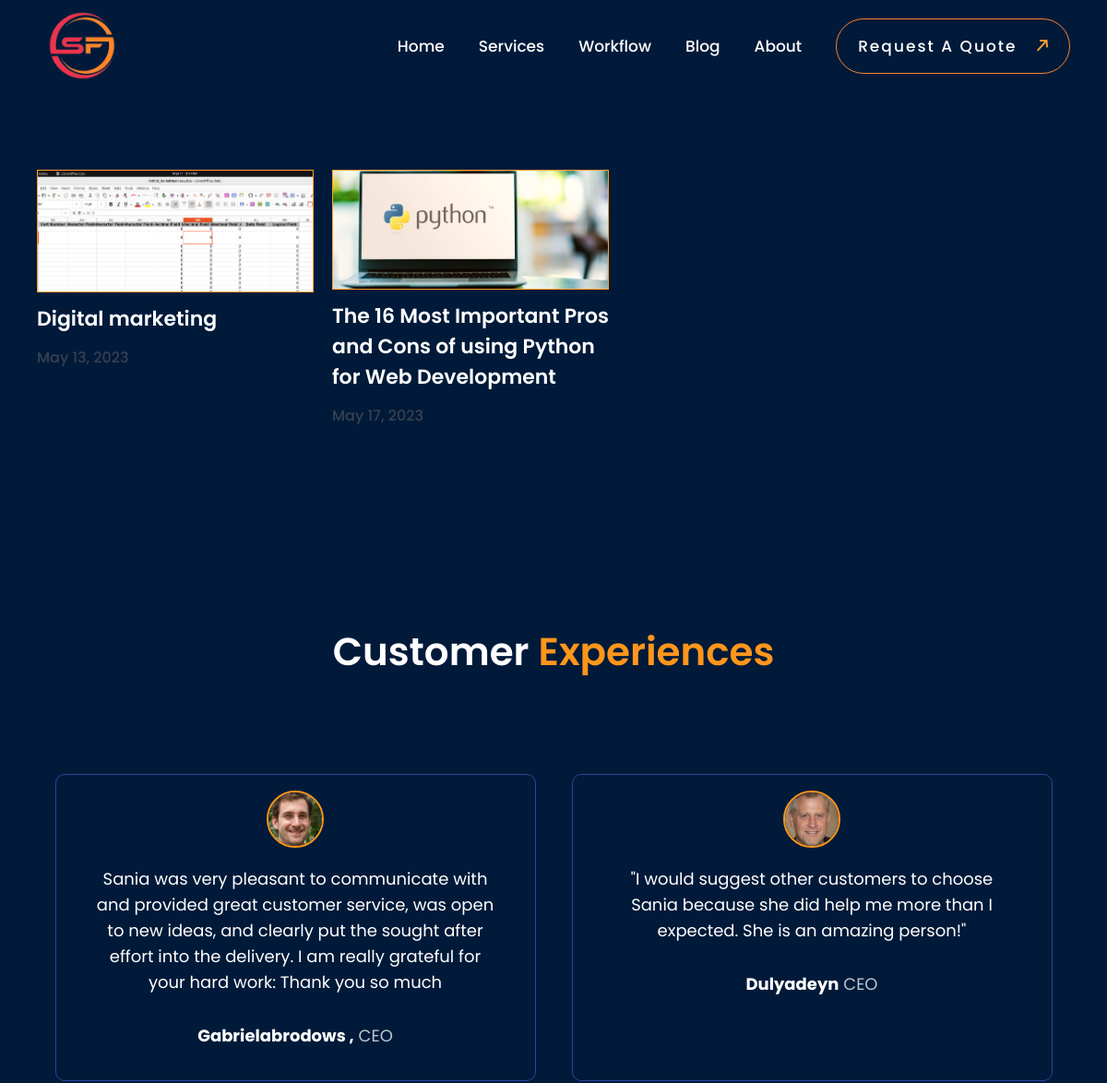
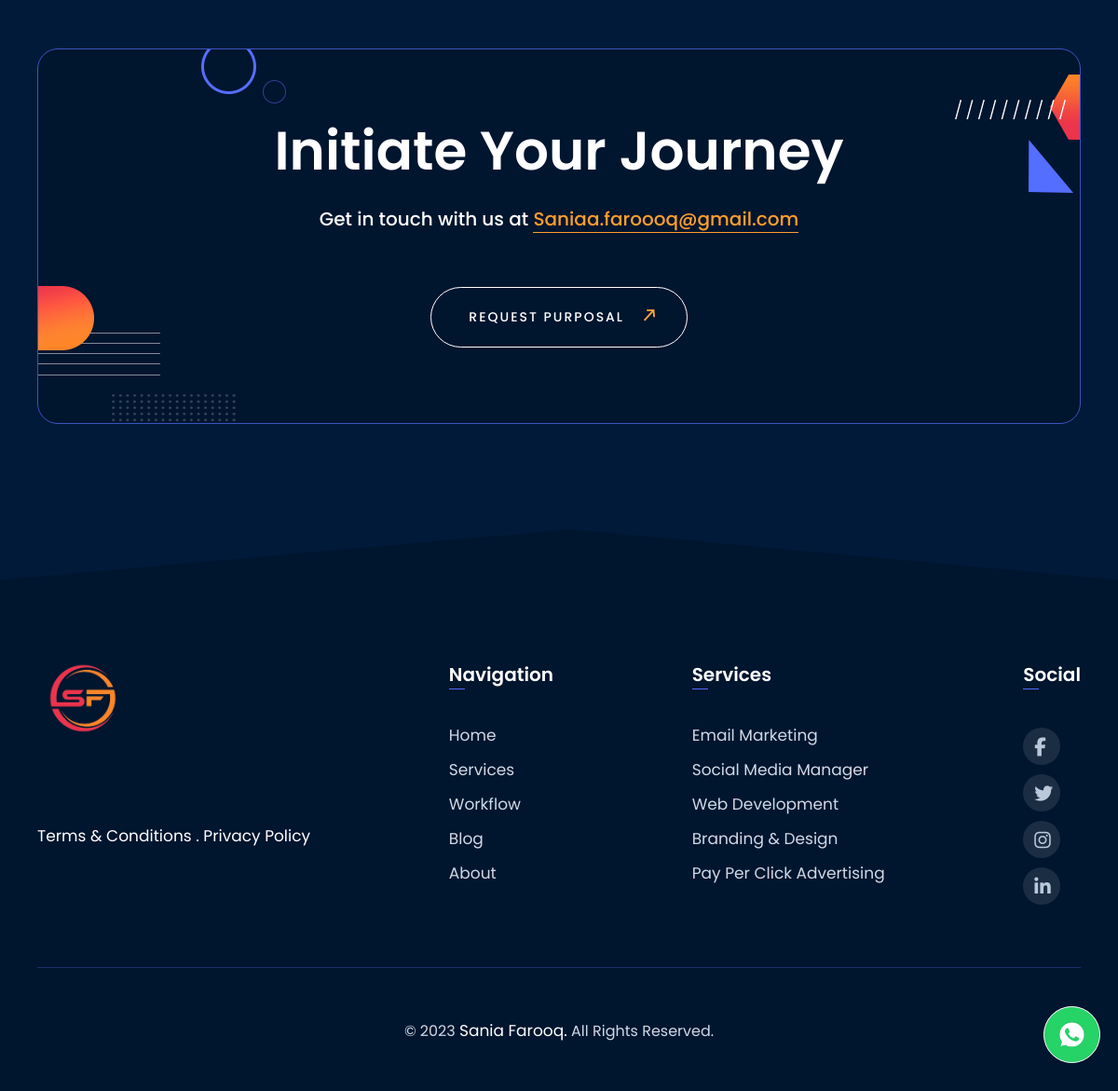
The page /Blog/ on the database its author committed (2 pictures, top to bottom).
### app/models.py (models this page shows, shortened)
class BlogPost(models.Model):
    title=models.CharField(max_length=200)
    img=models.ImageField(upload_to='blog')
    content_area=HTMLField()
    created_at=models.DateTimeField(auto_now_add=True , null=True , blank=True)
    updated_at=models.DateTimeField(auto_now=True , null=True , blank=True)

### app/views.py (the view)
# urls.py: path('Blog/' , Blog.as_view() , name='Blog'),
class Blog(View):
    template_name='templates/blog.html'
    def get(self , request , *args,**kwargs):
        posts=blogs.objects.all()
        context={'posts':posts}
        return render(request, self.template_name , context)

### templates/blog.html (shortened to what this page needs)
{% extends 'templates/base.html' %}
{% load static %}
{% block pagecss %}
<link rel="stylesheet" href="{% static 'assets/css/workflow.css' %}">
<link rel="stylesheet" href="{% static 'assets/css/style.css' %}">
<link rel="stylesheet" href="{% static 'assets/css/blog.css' %}">
{% endblock %}
{% block page %}
<div class="container">
<div class="blog">
    {% if posts %}
    {% for post in posts %}
    <div class="blog_post">
        <a href="{% url 'post' post.id %}">
        <div class="blog_img">
            <img src="{{post.img.url}}" alt="">
        </div>
        <div class="blog_title text-white" style="color: white;">
        <p>{{post.title}}</p>
        </div>
        <div class="blog_date">
            <p>{{post.created_at.date}}</p>
        </div>
    </a>
    </div>
    {% endfor  %}
    {% endif %}
</div>
</div>
{% include 'templates/customerexperience.html' %}
{% endblock %}

### static/assets/css/workflow.css (style rules this page uses)
* { padding: 0px; margin: 0px; box-sizing: border-box; }
body { overflow-x: hidden; background-color: #011a39; }
.container { max-width: 1140px; margin: 0 auto; padding: 0px 10px; }

### static/assets/css/blog.css (style rules this page uses)
.blog { padding: 90px 0px; background-color: #011a39; display: flex; flex-wrap: wrap; gap: 20px; }
.blog a { text-decoration: none; }
.blog_post { width: 300px; max-width: 100%; }
.blog_img img { width: 100%; border: 1px solid #ff9e2e; }
.blog_title p { font-size: 22px; padding: 8px 0px; color: #ffffff; font-family: 'Poppins', sans-serif; font-weight: 600; }
.blog_date p { padding: 5px 0px; --tw-text-opacity: 1; color: rgb(55 65 81/var(--tw-text-opacity)); font-family: 'Poppins', sans-serif; font-weight: 500; }

### rows shown on the page
BlogPost: img (picture), title "Digital marketing", created_at "May 13, 2023"
BlogPost: img (picture), title "The 16 Most Important Pros and Cons of using Python for Web Development", created_at "May 17, 2023"
